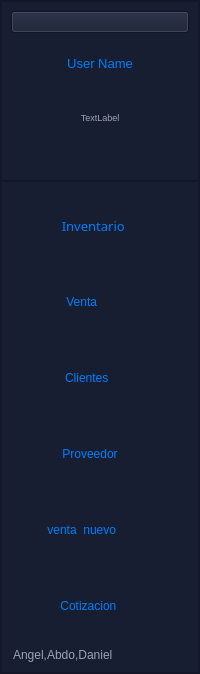
        <widget class="QFrame" name="frame">
         <property name="minimumSize">
          <size>
           <width>186</width>
           <height>577</height>
          </size>
         </property>
         <property name="maximumSize">
          <size>
           <width>16777215</width>
           <height>16777215</height>
          </size>
         </property>
         <property name="styleSheet">
          <string notr="true">background-color: rgb(24, 30, 50);</string>
         </property>
         <property name="frameShape">
          <enum>QFrame::StyledPanel</enum>
         </property>
         <property name="frameShadow">
          <enum>QFrame::Raised</enum>
         </property>
         <layout class="QVBoxLayout" name="verticalLayout_2" stretch="0,0">
          <property name="spacing">
           <number>0</number>
          </property>
          <property name="leftMargin">
           <number>0</number>
          </property>
          <property name="topMargin">
           <number>0</number>
          </property>
          <property name="rightMargin">
           <number>0</number>
          </property>
          <property name="bottomMargin">
           <number>0</number>
          </property>
          <item>
           <widget class="QFrame" name="frame_lateral_superior">
            <property name="minimumSize">
             <size>
              <width>186</width>
              <height>180</height>
             </size>
            </property>
            <property name="styleSheet">
             <string notr="true">QPushButton{
background-color: rgb(24, 30, 50);
border-top-left-radius:20p;
color: rgb(255,255,255);
font: 77 10pt &quot;Arial Black&quot;;

}

QPushButton:hover{
background-color: rgb(24, 30, 50);
border-top-left-radius:20p;
color: rgb(0,0,0);
font: 77 10pt &quot;Arial Black&quot;;
}
QFrame{
background-color: rgb(24, 30, 50);
}
QLabel{
color: rgb(0,126,249);
}

QLineEdit{
border: 2px solid  rgb(0,126,249);
border-radius: 8px;
color:rgb(255, 255, 255);
background-color:rgb(24, 30, 50);
font: 75 12pt&quot;Times New Roman&quot;;
}

</string>
            </property>
            <property name="frameShape">
             <enum>QFrame::StyledPanel</enum>
            </property>
            <property name="frameShadow">
             <enum>QFrame::Raised</enum>
            </property>
            <layout class="QVBoxLayout" name="verticalLayout_3">
             <item>
              <widget class="QPushButton" name="btn_usuario">
               <property name="acceptDrops">
                <bool>false</bool>
               </property>
               <property name="text">
                <string/>
               </property>
               <property name="icon">
                <iconset>
                 <normaloff>../Imagenes/usuario.png</normaloff>../Imagenes/usuario.png</iconset>
               </property>
               <property name="iconSize">
                <size>
                 <width>70</width>
                 <height>70</height>
                </size>
               </property>
               <property name="checkable">
                <bool>false</bool>
               </property>
               <property name="checked">
                <bool>false</bool>
               </property>
               <property name="autoRepeat">
                <bool>false</bool>
               </property>
               <property name="autoExclusive">
                <bool>false</bool>
               </property>
               <property name="autoDefault">
                <bool>false</bool>
               </property>
               <property name="default">
                <bool>false</bool>
               </property>
               <property name="flat">
                <bool>false</bool>
               </property>
              </widget>
             </item>
             <item>
              <widget class="QLabel" name="label">
               <property name="font">
                <font>
                 <family>Microsoft Sans Serif</family>
                 <pointsize>10</pointsize>
                </font>
               </property>
               <property name="text">
                <string>User Name</string>
               </property>
               <property name="alignment">
                <set>Qt::AlignCenter</set>
               </property>
              </widget>
             </item>
             <item>
              <widget class="QLabel" name="label_2">
               <property name="font">
                <font>
                 <family>Microsoft Sans Serif</family>
                 <pointsize>7</pointsize>
                </font>
               </property>
               <property name="styleSheet">
                <string notr="true">color: rgb(158, 161, 178);</string>
               </property>
               <property name="text">
                <string>TextLabel</string>
               </property>
               <property name="alignment">
                <set>Qt::AlignCenter</set>
               </property>
              </widget>
             </item>
             <item>
              <spacer name="verticalSpacer">
               <property name="orientation">
                <enum>Qt::Vertical</enum>
               </property>
               <property name="sizeType">
                <enum>QSizePolicy::Fixed</enum>
               </property>
               <property name="sizeHint" stdset="0">
                <size>
                 <width>20</width>
                 <height>30</height>
                </size>
               </property>
              </spacer>
             </item>
            </layout>
           </widget>
          </item>
          <item>
           <widget class="QFrame" name="frame_4">
            <property name="minimumSize">
             <size>
              <width>186</width>
              <height>400</height>
             </size>
            </property>
            <property name="font">
             <font>
              <family>Microsoft Sans Serif</family>
              <pointsize>10</pointsize>
             </font>
            </property>
            <property name="styleSheet">
             <string notr="true">QPushButton{
border-top-left-radius:20p;
color: rgb(0,126,249);
font: 77 10pt &quot;Gadugi&quot;;

border-radius: 5px;


}

QPushButton:hover{

background-color: qlineargradient(spread:pad, x1:0, y1:0.505682, x2:1, y2:0.477, stop:0 rgba(11, 131, 120, 219), stop:1 rgba(85, 98, 112, 226));


}
QFrame{
background-color: rgb(24, 30, 50);
}
QLabel{
color: rgb(0,126,249);
}</string>
            </property>
            <property name="frameShape">
             <enum>QFrame::StyledPanel</enum>
            </property>
            <property name="frameShadow">
             <enum>QFrame::Raised</enum>
            </property>
            <layout class="QVBoxLayout" name="verticalLayout_4">
             <item>
              <widget class="QPushButton" name="btn_inventario">
               <property name="minimumSize">
                <size>
                 <width>0</width>
                 <height>70</height>
                </size>
               </property>
               <property name="font">
                <font>
                 <family>Gadugi</family>
                 <pointsize>10</pointsize>
                 <weight>9</weight>
                 <italic>false</italic>
                 <bold>false</bold>
                </font>
               </property>
               <property name="layoutDirection">
                <enum>Qt::RightToLeft</enum>
               </property>
               <property name="text">
                <string>Inventario    </string>
               </property>
               <property name="icon">
                <iconset>
                 <normaloff>../Imagenes/inventario.png</normaloff>../Imagenes/inventario.png</iconset>
               </property>
               <property name="iconSize">
                <size>
                 <width>35</width>
                 <height>35</height>
                </size>
               </property>
              </widget>
             </item>
             <item>
              <widget class="QPushButton" name="btn_venta">
               <property name="minimumSize">
                <size>
                 <width>0</width>
                 <height>70</height>
                </size>
               </property>
               <property name="layoutDirection">
                <enum>Qt::RightToLeft</enum>
               </property>
               <property name="text">
                <string>Venta           </string>
               </property>
               <property name="icon">
                <iconset>
                 <normaloff>../Imagenes/carrito-de-compras.png</normaloff>../Imagenes/carrito-de-compras.png</iconset>
               </property>
               <property name="iconSize">
                <size>
                 <width>35</width>
                 <height>35</height>
                </size>
               </property>
              </widget>
             </item>
             <item>
              <widget class="QPushButton" name="btn_cliente">
               <property name="minimumSize">
                <size>
                 <width>0</width>
                 <height>70</height>
                </size>
               </property>
               <property name="layoutDirection">
                <enum>Qt::RightToLeft</enum>
               </property>
               <property name="text">
                <string>Clientes        </string>
               </property>
               <property name="icon">
                <iconset>
                 <normaloff>../Imagenes/personas.png</normaloff>../Imagenes/personas.png</iconset>
               </property>
               <property name="iconSize">
                <size>
                 <width>35</width>
                 <height>35</height>
                </size>
               </property>
              </widget>
             </item>
             <item>
              <widget class="QPushButton" name="btn_proveedor">
               <property name="minimumSize">
                <size>
                 <width>0</width>
                 <height>70</height>
                </size>
               </property>
               <property name="layoutDirection">
                <enum>Qt::RightToLeft</enum>
               </property>
               <property name="text">
                <string>Proveedor      </string>
               </property>
               <property name="icon">
                <iconset>
                 <normaloff>../Imagenes/mensajero.png</normaloff>../Imagenes/mensajero.png</iconset>
               </property>
               <property name="iconSize">
                <size>
                 <width>35</width>
                 <height>35</height>
                </size>
               </property>
               <property name="flat">
                <bool>false</bool>
               </property>
              </widget>
             </item>
             <item>
              <widget class="QPushButton" name="btn_venta_nuevo">
               <property name="minimumSize">
                <size>
                 <width>0</width>
                 <height>70</height>
                </size>
               </property>
               <property name="layoutDirection">
                <enum>Qt::LeftToRight</enum>
               </property>
               <property name="text">
                <string>venta  nuevo           </string>
               </property>
              </widget>
             </item>
             <item>
              <widget class="QPushButton" name="btn_cotizacion">
               <property name="minimumSize">
                <size>
                 <width>0</width>
                 <height>70</height>
                </size>
               </property>
               <property name="layoutDirection">
                <enum>Qt::RightToLeft</enum>
               </property>
               <property name="text">
                <string>Cotizacion       </string>
               </property>
               <property name="icon">
                <iconset>
                 <normaloff>../Imagenes/factura.png</normaloff>../Imagenes/factura.png</iconset>
               </property>
               <property name="iconSize">
                <size>
                 <width>35</width>
                 <height>35</height>
                </size>
               </property>
              </widget>
             </item>
             <item>
              <widget class="QLineEdit" name="lineEdit">
               <property name="styleSheet">
                <string notr="true">QLineEdit{
font: 77 12pt &quot;Ink Free&quot;;
color: rgb(158, 161, 178);
border-radius: 5px;
}</string>
               </property>
               <property name="text">
                <string>Angel,Abdo,Daniel</string>
               </property>
              </widget>
             </item>
            </layout>
           </widget>
          </item>
         </layout>
        </widget>
